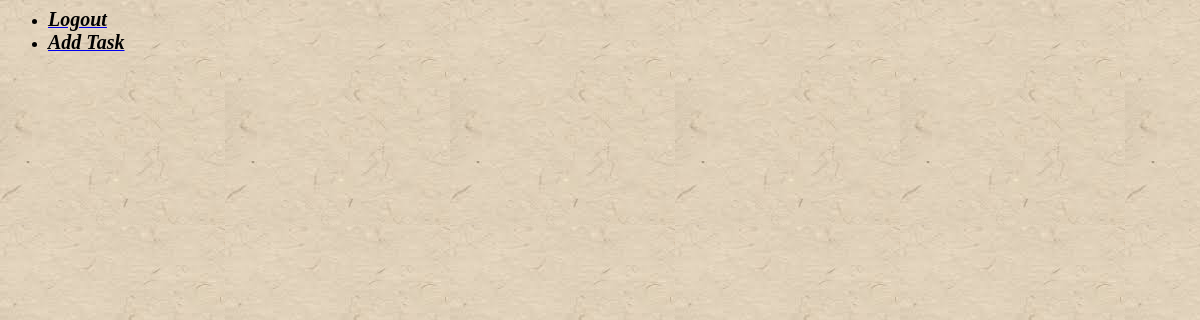
The page /display/ (signed in) on the database as committed earlier.
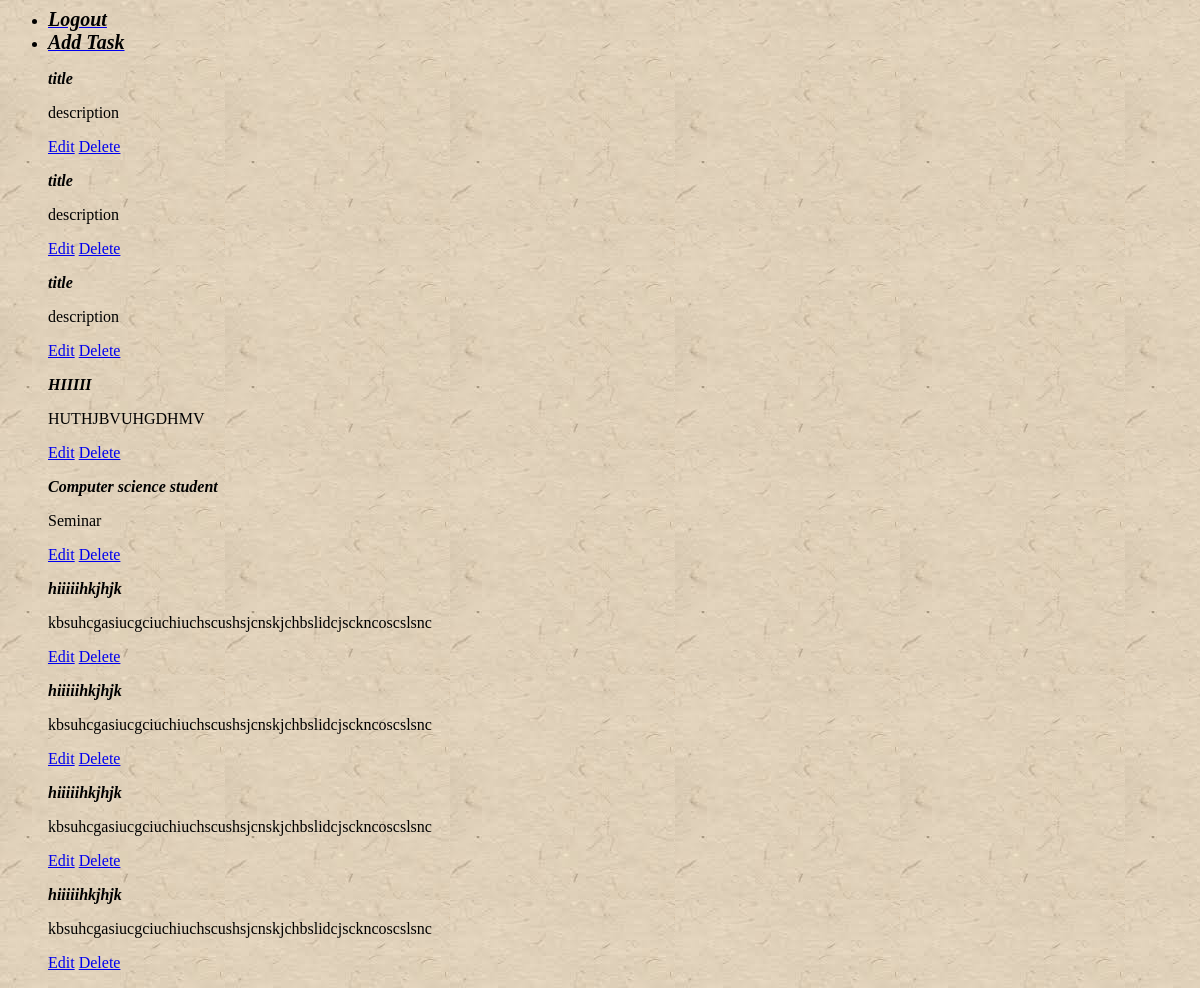
The same page on the database as committed later.
### to_do/models.py (models this page shows)
class Todo_List(models.Model):
	title=models.CharField(max_length=200, default=None)
	description=models.CharField(max_length=500, default=None)
	user=models.ForeignKey(User)

### to_do/views.py (the view)
# urls.py: url(r'^display/','to_do.views.display'),
def display(request):
	if request.user.is_authenticated():
		todolist=Todo_List.objects.filter(user=request.user.id)
		return render(request, "display.html", {'todolist':todolist})
	else:
		return HttpResponseRedirect("/")

### to_do/templates/display.html (shortened to what this page needs)
<DOCTYPE=HTML>
<html>
	<head>
	</head>
	<body background="/static/images/images.jpg">
		<ul>
		{% if user %}
		<li><a href="/logout"><b><em style="color: black; font-size: 20px"> Logout </em></b></a></li>
		<li><a href="/addtask"><b><em style="color: black; font-size: 20px"> Add Task </em></b></a></li>
		{% endif %}
	</ul>
	{% for display in todolist %}
		<ul>
			<b><em>{{ display.title }}</em></b>
			<p>{{ display.description }}</p>
			<a href="/edit">Edit</a>
			<a href="/delete">Delete</a>
		</ul>
	{% endfor %}
	</body>
</html>

Rows that differ between the two databases and show on the page:
added Todo_List: title "title", description "description"
added Todo_List: title "title", description "description"
added Todo_List: title "title", description "description"
added Todo_List: title "HIIIII", description "HUTHJBVUHGDHMV"
added Todo_List: title "Computer science student", description "Seminar"
added Todo_List: title "hiiiiihkjhjk", description "kbsuhcgasiucgciuchiuchscushsjcnskjchbslidcjsckncoscslsnc"
added Todo_List: title "hiiiiihkjhjk", description "kbsuhcgasiucgciuchiuchscushsjcnskjchbslidcjsckncoscslsnc"
added Todo_List: title "hiiiiihkjhjk", description "kbsuhcgasiucgciuchiuchscushsjcnskjchbslidcjsckncoscslsnc"
added Todo_List: title "hiiiiihkjhjk", description "kbsuhcgasiucgciuchiuchscushsjcnskjchbslidcjsckncoscslsnc"
